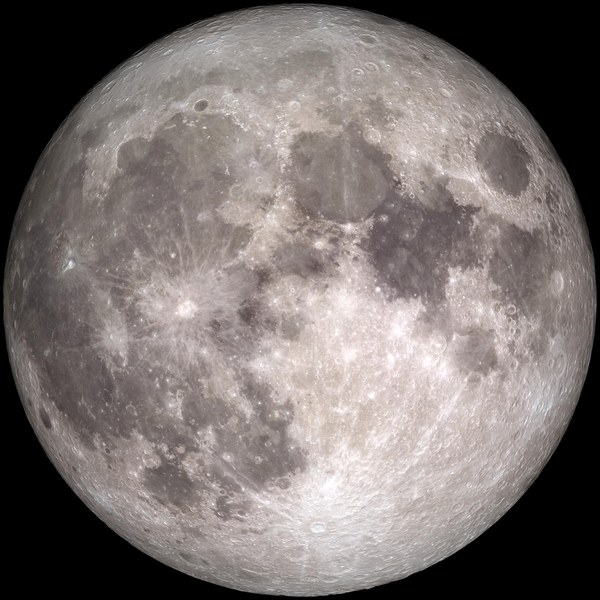
#> input picture roles/room_picker/files/site/moon.jpg, 600 x 600 px
$ python -i framecrop.py   (imports and definitions only)
#> lines starting #> are read from the running program, lines starting #| are printed output that depends on the picture
#> further down, picture is the input picture: PIL image 600x600 RGB; mean R, G, B 120.9, 113.1, 111.2
"""Frame crop: validate a saved crop box and compute the automatic one.

A crop is ``{"x", "y", "w", "h"}``: the left, top, width and height of a 5:3 box
as fractions of the UPRIGHT picture (after ``ImageOps.exif_transpose``). The
frames are 800x480, so the box keeps that aspect in picture pixels:
``w * width / (h * height)`` equals 800/480. Design:
``docs/superpowers/specs/2026-11-25-frame-crop-design.md``.

Two things live here, both pure (no files, no HTTP):

* ``validate_crop`` checks a box a person drew and snaps ``h`` to the exact
  aspect, or raises ``CropError`` with a short message the page can show.
* ``auto_window`` and ``auto_crop`` are the hub's port of the window choice in
  nightstand's ``detail_crop`` (``src/nightstand/screens/common.py``): scale the
  picture to cover 800x480, then slide the window along the overflowing axis
  toward the busiest edge energy. Only the position is ported, not the dither.
  ``tests/python/test_framecrop.py`` pins it to the window the frame cuts.
"""

from __future__ import annotations

import math
from typing import Optional

from PIL import Image, ImageFilter

#: The frames' panel, in pixels. The box aspect is PANEL_WIDTH / PANEL_HEIGHT.
PANEL_WIDTH = 800
PANEL_HEIGHT = 480

#: A saved box must be within this relative error of 5:3 in picture pixels; ``h``
#: is then snapped to the exact value.
ASPECT_TOLERANCE = 0.01

#: A saved box must cover at least this many pixels of the upright picture's
#: width, so the frame is never blowing up a tiny region. A picture too small
#: for that can only be cropped to the largest box that fits.
MIN_BOX_PIXELS = 400

#: Slack for float comparisons on the unit interval.
_EPS = 1e-9

#: Stored precision: six decimals is far below one pixel of any picture.
_DECIMALS = 6

# Constants of nightstand's detail_crop, kept identical.
_ASPECT_TOLERANCE = 0.1
_ANALYSIS_SHORT_SIDE = 160

_KEYS = ("x", "y", "w", "h")


class CropError(ValueError):
    """A crop that cannot be saved. ``message`` is safe to show on the page."""

    def __init__(self, message: str) -> None:
        super().__init__(message)
        self.message = message


# [48 lines left out: functions _number, validate_crop, not called in this run]


# --------------------------------------------------------------------------- #
# The automatic box: a port of nightstand's detail_crop window choice
# --------------------------------------------------------------------------- #


def auto_window(image: Image.Image) -> tuple[int, int, int, int]:
    """The window ``detail_crop`` cuts, in the cover-scaled picture.

    Returns ``(scaled_width, scaled_height, left, top)``: the picture scaled to
    cover 800x480 and the window's top-left corner in that scaled picture. The
    picture is converted to RGB first, as the frame does.
    """
    image = image.convert("RGB")
    width, height = PANEL_WIDTH, PANEL_HEIGHT
    source_width, source_height = image.size
#> source_width = 600; source_height = 600
    scale = max(width / source_width, height / source_height)
#> scale = 1.33
    scaled = image.resize(
        (round(source_width * scale), round(source_height * scale)),
        Image.Resampling.LANCZOS,
    )
    scaled_width, scaled_height = scaled.size
#> scaled_width = 800; scaled_height = 800
    horizontal_overflow = scaled_width - width
#> horizontal_overflow = 0
    vertical_overflow = scaled_height - height
#> vertical_overflow = 320

    if abs(source_width / source_height - width / height) <= _ASPECT_TOLERANCE:
        return scaled_width, scaled_height, horizontal_overflow // 2, vertical_overflow // 2

    if horizontal_overflow >= vertical_overflow:
        energies = _axis_energy(scaled, axis=0)
        left = _best_offset(energies, width, scaled_width, horizontal_overflow)
        top = vertical_overflow // 2
    else:
        energies = _axis_energy(scaled, axis=1)
        top = _best_offset(energies, height, scaled_height, vertical_overflow)
        left = horizontal_overflow // 2
    return scaled_width, scaled_height, left, top


# [22 lines left out: function auto_crop, not called in this run]


def _axis_energy(scaled: Image.Image, axis: int) -> list[int]:
    """Edge energy per column (axis 0) or per row (axis 1) of ``scaled``."""
#> called with axis = 1
    scaled_width, scaled_height = scaled.size
#> scaled_width = 800; scaled_height = 800
    short = min(scaled_width, scaled_height)
#> short = 800
    ratio = _ANALYSIS_SHORT_SIDE / short
#> ratio = 0.2
    small = scaled.convert("L").resize(
        (max(round(scaled_width * ratio), 3), max(round(scaled_height * ratio), 3)),
        Image.Resampling.BOX,
    )
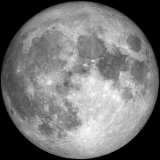
#> small: PIL image 160x160 L; min 0, max 254, mean 115.2
    edges = small.filter(ImageFilter.FIND_EDGES)
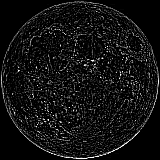
#> edges: PIL image 160x160 L; min 0, max 255, mean 18.3
    interior = edges.crop((1, 1, edges.width - 1, edges.height - 1))
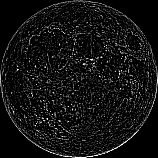
#> interior: PIL image 158x158 L; min 0, max 255, mean 18.8
#> in auto_window, `energies = _axis_energy(scaled, axis=1)`: energies = 158 values, max 31 at index 59, min 6 at index 0, mean 18.75
    if axis == 0:
        line = interior.resize((interior.width, 1), Image.Resampling.BOX)
    else:
        line = interior.resize((1, interior.height), Image.Resampling.BOX)
    return list(line.tobytes())


def _best_offset(energies: list[int], window: int, scaled_span: int, overflow: int) -> int:
    """The window offset in scaled coordinates with the most edge energy.

    Ties go to the window whose center sits nearest the energy centroid, so a
    uniform picture stays centered. The small-space offset is mapped back
    proportionally onto the real ``overflow``.
    """
#> called with window = 480, scaled_span = 800, overflow = 320
    bins = len(energies)
#> bins = 158
    window_bins = max(1, min(bins, round(window / scaled_span * bins)))
#> window_bins = 95
    slide = bins - window_bins
#> slide = 63
    if slide <= 0:
        return overflow // 2

    prefix = [0]
    for value in energies:
        prefix.append(prefix[-1] + value)
#> this loop made 158 passes
#> value on passes 1 to 3: 6, 15, 13
#> after the loop, prefix = 159 values from 0 to 2962

    total = prefix[-1]
#> total = 2962
    if total > 0:
        centroid = sum(i * e for i, e in enumerate(energies)) / total
#> centroid = 82.07
    else:
        centroid = (bins - 1) / 2

    best_k = 0
    best_score = -1
    best_gap = float("inf")
    for k in range(slide + 1):
        score = prefix[k + window_bins] - prefix[k]
        gap = abs(k + window_bins / 2 - centroid)
        if score > best_score or (score == best_score and gap < best_gap):
            best_score = score
            best_gap = gap
            best_k = k
#> this loop made 64 passes
#> (score, gap, best_score, best_gap) on passes 1 to 12: (1752, 34.57, 1752, 34.57), (1768, 33.57, 1768, 33.57), (1779, 32.57, 1779, 32.57), (1786, 31.57, 1786, 31.57), (1797, 30.57, 1797, 30.57), (1804, 29.57, 1804, 29.57), (1820, 28.57, 1820, 28.57), (1824, 27.57, 1824, 27.57), (1835, 26.57, 1835, 26.57), (1844, 25.57, 1844, 25.57), (1857, 24.57, 1857, 24.57), (1864, 23.57, 1864, 23.57)
#> (score, gap) on passes 30, 31, 34, 35, 36, 37: (2008, 5.57), (2007, 4.57), (2003, 1.57), (1997, 0.568), (1999, 0.432), (1999, 1.43)
#> after the loop, best_gap = 10.43; best_k = 45; best_score = 2023
    return round(best_k / slide * overflow)

>>> from PIL import Image
>>> picture = Image.open('../../roles/room_picker/files/site/moon.jpg')
>>> result = auto_window(picture)
#> in auto_window, `top = _best_offset(energies, height, scaled_height, vertical_overflow)`: top = 229
#> result = (800, 800, 0, 229)
